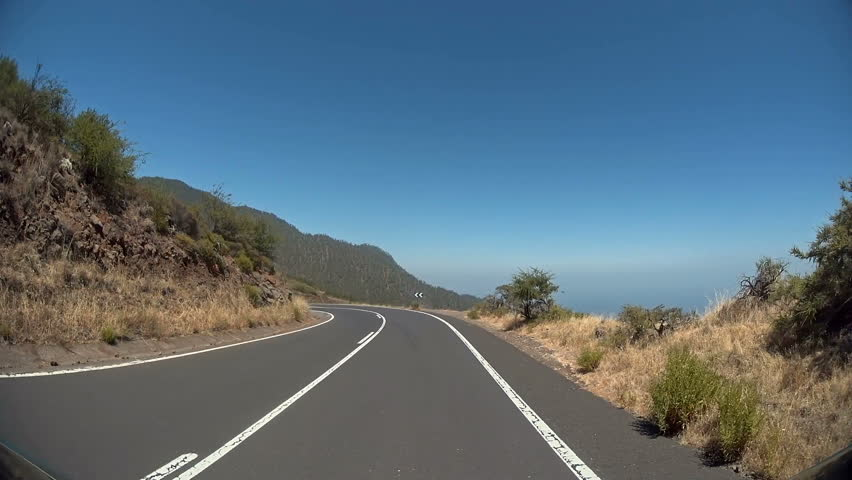
#> input picture road.jpg, 852 x 480 px
$ python 2-drawing-image.py
#> lines starting #> are read from the running program, lines starting #| are printed output that depends on the picture
import numpy as np
import cv2

img = cv2.imread('road.jpg', cv2.IMREAD_COLOR)
#> img is the input picture: shape (480, 852, 3); mean B, G, R 123, 110.2, 90.2

cv2.line(img, (0, 0), (150, 150), (255, 255, 255), 15)
cv2.rectangle(img, (15, 25), (200, 150), (0, 255, 0), 5)
cv2.circle(img, (100, 63), 55, (0, 0, 255), -1)

pts = np.array([[10, 5], [20, 30], [70, 20], [50, 10]], np.int32)
cv2.polylines(img, [pts], True, (0, 255, 255), 3)

font = cv2.FONT_HERSHEY_SIMPLEX
cv2.putText(img, 'Learning OpenCV', (0, 130), font,
            1, (200, 255, 255), 2, cv2.LINE_AA)
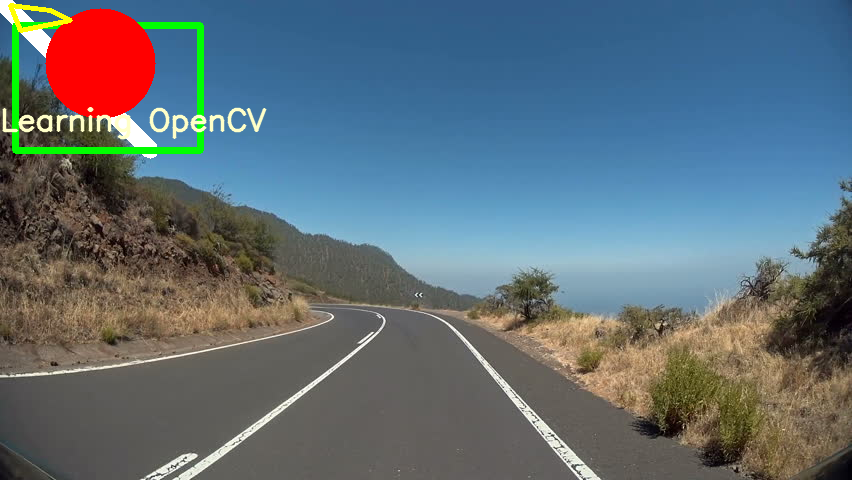
#> img: shape (480, 852, 3); mean B, G, R 118.9, 110.5, 96

cv2.imshow('image', img)
cv2.waitKey(0)
cv2.destroyAllWindows()
